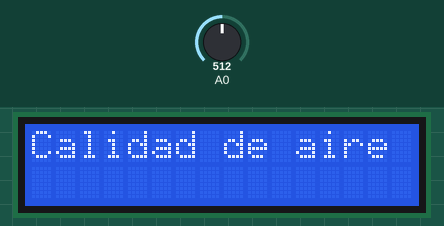
The sketch below on a simulated Arduino Uno, built with avr-gcc and run on an emulated ATmega328P. On the bench: 16×2 character LCD. The inputs (shaded band) are chosen by the test bench; at power-on: A0 = 512. What the sketch prints to the serial monitor is not drawn.

Above: at 1.6 s.
1.7 s: A0 set to 327
6.5 s: A0 set to 307
At 11.4 s:
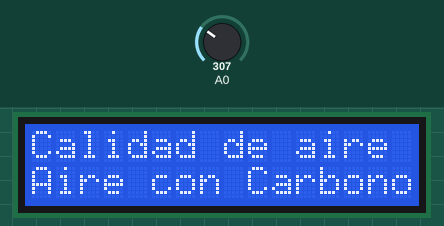
11.5 s: A0 set to 56
At 15.5 s:
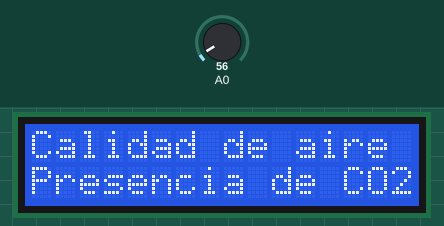
16.5 s: A0 set to 50
At 20.6 s:
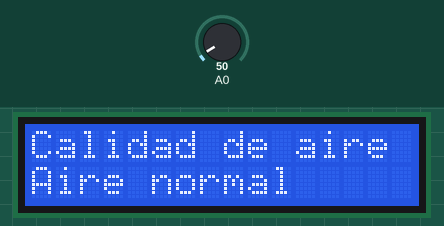
21.5 s: A0 set to 66
At 24.4 s:
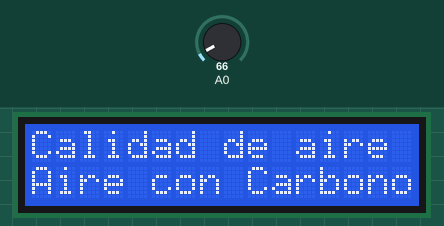
26.5 s: A0 set to 46
At 29.4 s:
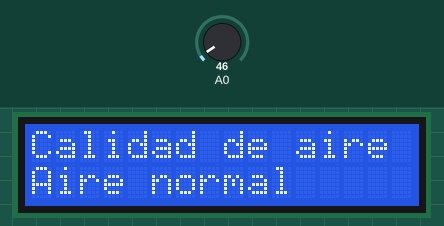
Timing chart, 0 to 30.9 s (numbered marks = the images above; inputs shaded):
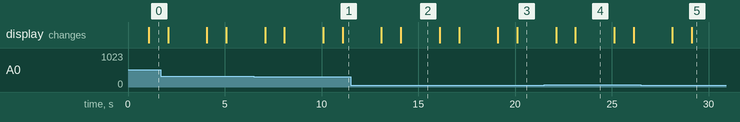

The sketch:

MQ135.ino
```cpp
#include  <LiquidCrystal.h>
LiquidCrystal lcd(2,3,9,10,11,12);
int s_analogica_mq135=0;


void setup ()
{
  Serial.begin(9600);
  lcd.begin(16,2);

}

void loop ()
{
  s_analogica_mq135 = analogRead (0);
  Serial.print(s_analogica_mq135, DEC);
  Serial.println(" ppm");
  delay (1000);
  lcd.clear();
  lcd.print("Calidad de aire");
  s_analogica_mq135= analogRead(A0);
  lcd.setCursor(0,1);
  delay(1000);

  //aire
  if (s_analogica_mq135 <=55)
  {
    Serial.println("Calidad de aire normal");
    lcd.print("Aire normal");
    delay (1000);
  }

//aire con dioxido humano
 if (s_analogica_mq135>=56 && s_analogica_mq135<=65)
 {
  Serial.println("Aire con presencia de CO2");
  lcd.print("Presencia de CO2");
  delay (1000);
 }
//dioxido de carbono
 if (s_analogica_mq135>=66 && s_analogica_mq135<=320)
 {
   Serial.println("Aire con Carbono CO2");
   lcd.print("Aire con Carbono CO2");
  delay (1000);
 }
//Gas propano y butano
  if (s_analogica_mq135>=321)
  {
    Serial.println("Aire con Propano");
    lcd.print("Aire con Propano");
  delay (1000);
  }

}
```

Measured:
- the behaviour switches between 321 and 320 on A0 (found by bisection; images 0 and 1)
- the behaviour switches between 56 and 55 on A0 (found by bisection; images 2 and 3)
- after the input at 6.5 s, the display: first differs from a run without the input after 1.6 s (image 1)
- after the input at 11.5 s, the display: first differs from a run without the input after 2.6 s (image 2)
- after the input at 16.5 s, the display: first differs from a run without the input after 3.6 s (image 3)
- after the input at 21.5 s, the display: first differs from a run without the input after 1.6 s (image 4)
- after the input at 26.5 s, the display: first differs from a run without the input after 2.6 s (image 5)
